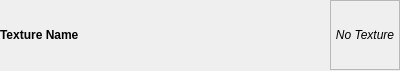
<?xml version="1.0" encoding="UTF-8"?>
<ui version="4.0">
 <class>Form</class>
 <widget class="QWidget" name="Form">
  <property name="geometry">
   <rect>
    <x>0</x>
    <y>0</y>
    <width>400</width>
    <height>71</height>
   </rect>
  </property>
  <property name="windowTitle">
   <string>Form</string>
  </property>
  <layout class="QGridLayout" name="gridLayout">
   <property name="leftMargin">
    <number>0</number>
   </property>
   <property name="topMargin">
    <number>0</number>
   </property>
   <property name="rightMargin">
    <number>0</number>
   </property>
   <property name="bottomMargin">
    <number>0</number>
   </property>
   <property name="spacing">
    <number>0</number>
   </property>
   <item row="0" column="0">
    <widget class="QLabel" name="label">
     <property name="maximumSize">
      <size>
       <width>16777215</width>
       <height>16777215</height>
      </size>
     </property>
     <property name="font">
      <font>
       <weight>75</weight>
       <bold>true</bold>
      </font>
     </property>
     <property name="text">
      <string>Texture Name</string>
     </property>
     <property name="alignment">
      <set>Qt::AlignLeading|Qt::AlignLeft|Qt::AlignVCenter</set>
     </property>
     <property name="margin">
      <number>13</number>
     </property>
    </widget>
   </item>
   <item row="0" column="1">
    <widget class="DropLabel" name="label_2">
     <property name="sizePolicy">
      <sizepolicy hsizetype="Fixed" vsizetype="Fixed">
       <horstretch>0</horstretch>
       <verstretch>0</verstretch>
      </sizepolicy>
     </property>
     <property name="minimumSize">
      <size>
       <width>0</width>
       <height>0</height>
      </size>
     </property>
     <property name="maximumSize">
      <size>
       <width>70</width>
       <height>70</height>
      </size>
     </property>
     <property name="font">
      <font>
       <weight>50</weight>
       <italic>true</italic>
       <bold>false</bold>
      </font>
     </property>
     <property name="frameShape">
      <enum>QFrame::StyledPanel</enum>
     </property>
     <property name="frameShadow">
      <enum>QFrame::Plain</enum>
     </property>
     <property name="lineWidth">
      <number>1</number>
     </property>
     <property name="text">
      <string>No Texture</string>
     </property>
     <property name="alignment">
      <set>Qt::AlignCenter</set>
     </property>
    </widget>
   </item>
  </layout>
 </widget>
 <customwidgets>
  <customwidget>
   <class>DropLabel</class>
   <extends>QLabel</extends>
   <header location="global">RootTools/Treenity/Include/DropLabel.h</header>
  </customwidget>
 </customwidgets>
 <resources/>
 <connections/>
</ui>
